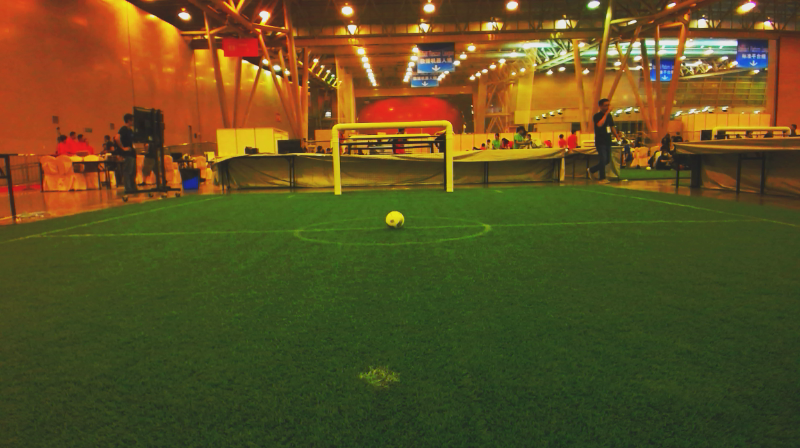
//> input picture data/0001-rgb.png, 800 x 448 px
$ ./intersection ../data/0001-rgb.png   (built with g++ and OpenCV 4)
//> lines starting //> are read from the running program, lines starting //| are printed output that depends on the picture; after the words box and inside, x2 and y2 are one past the last pixel; in counts of white or black regions, pixels touching at a corner belong together
### src/pattern_matching.h
#include <iostream>
#include <cstdlib>
#include <list>

#include <opencv2/opencv.hpp>
#include "opencv2/highgui/highgui.hpp"
#include "opencv2/imgproc/imgproc.hpp"

void matchingMethod( int,cv::Mat img ,cv::Mat srcImg);

int compareMaxs(cv::Vec4f m1, cv::Vec4f m2);

### src/pattern_matching.cpp
#include "pattern_matching.h"

using namespace cv;
using namespace std;

#define TEMPLATE_NB 8

void matchingMethod( int,Mat img ,Mat srcImg)
{

  vector<Mat> results;

  int match_method = 3; // Method: \n 0: SQDIFF \n 1: SQDIFF NORMED \n 2: TM CCORR \n 3: TM CCORR NORMED \n 4: TM COEFF \n 5: TM COEFF NORMED

  Mat img_display,templ;

  for(int i=1; i<TEMPLATE_NB+1; i++){
    for(int j=0; j<3;j++){

      Mat result;
      img.copyTo( img_display );
      string patternName;
      if(j==0)
	patternName = string("../data/Patterns/l") + to_string(i) + ".png";
      else if(j==1)
	patternName = string("../data/Patterns/x") + to_string(i) + ".png";
      else
	patternName = string("../data/Patterns/t") + to_string(i) + ".png";

      templ = imread(patternName,0);
      /// Create the result matrix
      int result_cols =  img.cols - templ.cols + 1;
      int result_rows = img.rows - templ.rows + 1;

      result.create( result_rows, result_cols, 0 );

      /// Do the Matching and Normalize

      matchTemplate( img, templ, result, match_method );

      results.push_back(result);
    }
  }

  Mat result = results[0].clone();
  Mat resultMult = results[0].clone();
  Mat featureLoc(result.rows, result.cols, 0, Scalar(0));

  for (int n = 1;n<results.size();n++){
    for (int i = 0; i<result.rows;i++){
      for (int j = 0;j<result.cols;j++){
	if(results[n].at<float>(i,j)>result.at<float>(i,j)){
	  result.at<float>(i,j) = results[n].at<float>(i,j);
	  featureLoc.at<uchar>(i,j) = n;
	}
	resultMult.at<float>(i,j) *= (1.0 + results[n].at<float>(i,j));
      }
    }
  }

  //imshow("seuil",result);
  //imshow("seuilMult", resultMult);

  normalize( result, result, 0, 10, NORM_MINMAX, -1, Mat() );


  vector<Vec4f> maxPoints;

  for (int i = 0; i<result.rows;i++){
    for (int j = 0;j<result.cols;j++){
      if (result.at<float>(i,j)>8.0){
	maxPoints.push_back(Vec4f(j,i,result.at<float>(i,j),featureLoc.at<uchar>(i,j)));
      }
    }
  }

  // cout << maxPoints.size() << endl; // Maybe should do a sort of maxPoints and just keep the 6 highests... or highest for each color...

  sort(maxPoints.begin(), maxPoints.end(), compareMaxs);

  /// Show found patterns - take the 2 best (if any) from each pattern
  int cntCorner=0,cntCross=0,cntT=0;
  int maxNbVals = 2;
  for (int i=0;i<maxPoints.size();i++){
    Vec4f v = maxPoints[i];
    if(((int)v[3]%3)==0 && cntCorner<maxNbVals){ // Blue == Corner
      rectangle( srcImg, Point(v[0], v[1]), Point( v[0] + templ.cols , v[1] + templ.rows ), Scalar(255,0,0), 2, 8, 0 );

      cout << v << endl;
      cntCorner++;
    }
    else if(((int)v[3]%3)==1 && cntCross<maxNbVals){ // Green == Cross
      rectangle( srcImg, Point(v[0], v[1]), Point( v[0] + templ.cols , v[1] + templ.rows ), Scalar(0,255,0), 2, 8, 0 );
      cout << v << endl;
      cntCross++;
    }
    else if(((int)v[3]%3)==2 && cntT<maxNbVals){// Red == T
      rectangle( srcImg, Point(v[0], v[1]), Point( v[0] + templ.cols , v[1] + templ.rows ), Scalar(0,0,255), 2, 8, 0 );
      cntT++;
      cout << v << endl;
    }
  }

  imshow( "pattern detection", srcImg );

  return;
}

int compareMaxs(Vec4f m1, Vec4f m2){
  return (m1[2]>m2[2]);
}

### src/intersection.cpp
#include <iostream>
#include <cstdlib>
#include <list>
#include <time.h>

#include <opencv2/opencv.hpp>
#include "opencv2/highgui/highgui.hpp"
#include "opencv2/imgproc/imgproc.hpp"

#include "pattern_matching.h"

using namespace cv;
using namespace std;

#define iLowHGREEN 22//limit = 24
#define iHighHGREEN 60//limit = 59

#define iLowSGREEN 50//limit = 50
#define iHighSGREEN 215//limit = 215

#define iLowVGREEN 40//limit = 40
#define iHighVGREEN 175//limit = 175


#define iLowBWHITE 35//limit = 24
#define iHighBWHITE 255//limit = 59

#define iLowGWHITE 113//limit = 50
#define iHighGWHITE 255//limit = 215

#define iLowRWHITE 84//limit = 40
#define iHighRWHITE 255//limit = 175

// list of images used for tests
vector<String> imageNames;

void findIntersections(string imsname);


/********** initialize the list of all image within the folder in parameter ************/
void initProg(String folder){


    glob(folder, imageNames);

    for(size_t i = 0; i < imageNames.size(); ++i)
    {
        findIntersections(imageNames[i]);
//> in findIntersections, img is the input picture: 448 rows x 800 cols, CV_8UC3; mean B, G, R 33.8, 79.9, 92.6
    }
}


/********** Compute a mask of the football field (green) ************/
void pitch_mask(const Mat& source_img, Mat& mask){

  int cols = source_img.cols;
//> cols = 800
  int rows = source_img.rows;
//> rows = 448
  Mat hsv_img;

  cvtColor(source_img, hsv_img, COLOR_BGR2HSV);
//> hsv_img: 448 rows x 800 cols, CV_8UC3; mean H, S, V 32.6, 161.5, 105.2

   inRange(hsv_img, Scalar(iLowHGREEN, iLowSGREEN, iLowVGREEN), Scalar(iHighHGREEN, iHighSGREEN, iHighVGREEN), mask);
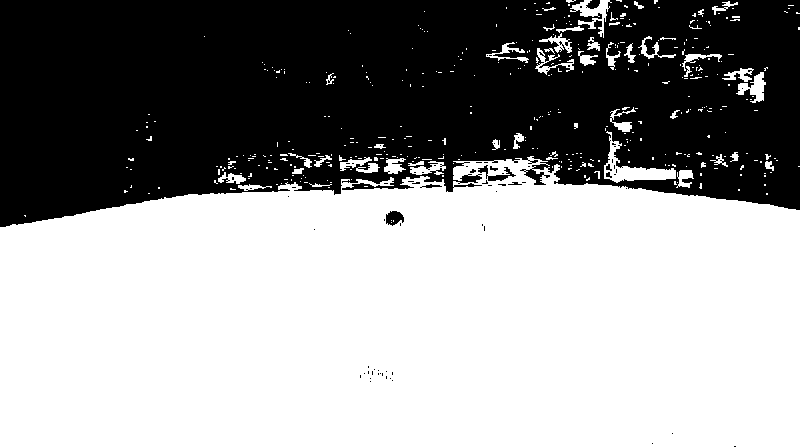
//> mask: 448 rows x 800 cols, CV_8UC1; 59.1% white; 74 black regions (65 under 20 px), largest, box (x1, y1, x2, y2) and area: (0, 0, 800, 227) 145806, (478, 165, 516, 181) 198, (386, 211, 404, 226) 189

  medianBlur(mask,mask,23);

  erode(mask,mask , getStructuringElement(MORPH_ELLIPSE, Size(10,10))); //might be useful...
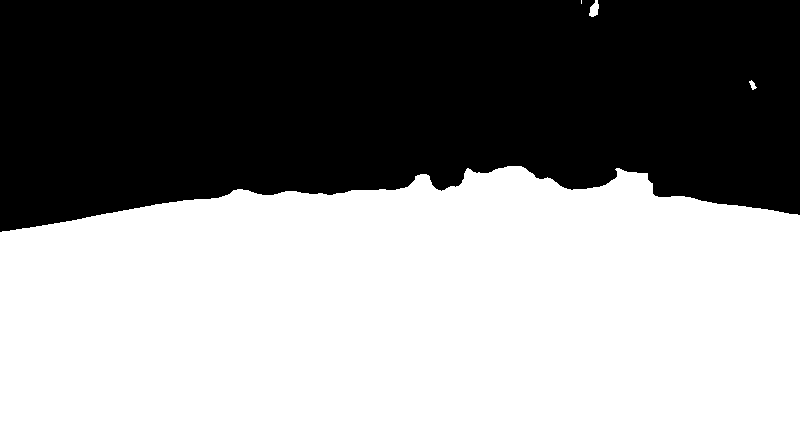
//> mask: 448 rows x 800 cols, CV_8UC1; 56.3% white; 1 black region, box (x1, y1, x2, y2) and area: (0, 0, 800, 232) 156491

  imshow("tmpmask",mask);
}


/********** find the intersections for a given input image ************/
void findIntersections(string imsname){


  Mat img = imread(imsname,1);

      if(img.empty()){
	cerr << "can not open " << imsname << endl;
      }

      Mat img_gray;
      Mat mask;
      int cols = img.cols;
      int rows = img.rows;
      //imshow("source",img);
      // compute the mask
      pitch_mask(img, mask);

      //inRange(img, Scalar(iLowBWHITE, iLowGWHITE, iLowRWHITE), Scalar(iHighBWHITE, iHighGWHITE, iHighRWHITE), img_gray);

      cvtColor( img, img_gray, CV_BGR2GRAY );
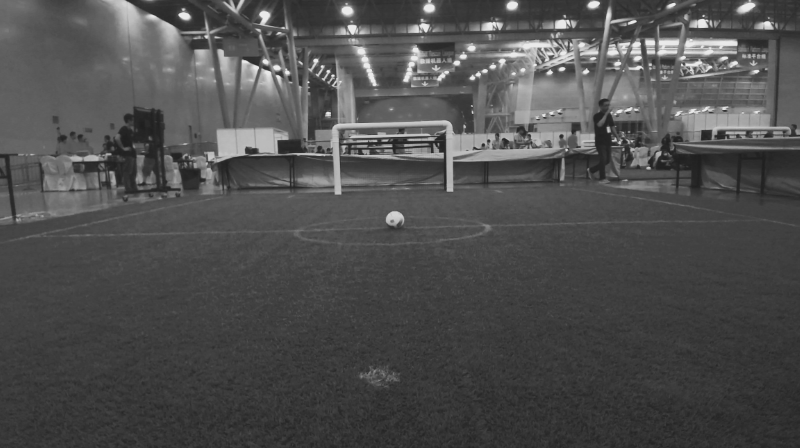
//> img_gray: 448 rows x 800 cols, CV_8UC1; min 31, max 234, mean 78.5
      // Apply the mask to the image
       for (int i = 0; i<rows; i++){
	for(int j = 0; j<cols; j++){
	  img_gray.at<uchar>(i,j) = (mask.at<uchar>(i,j)==255 ) ?  img_gray.at<uchar>(i,j) : 0;
	  float mean = 0;
	  float cnt = 0;
	  //find local maxs
	  for(int k = -6;k<7;k++)
	    {
	      for(int l = -6;l<7;l++)
		{
		  int a = (i+k);
		  int b = (j+l);
		  if( (a >= 0) && (b >= 0) && (a < rows) && (b < cols) )
		    {
		      mean += (float)img_gray.at<uchar>(a,b);
		      cnt++;
		    }
		}
	    }
	  mean = mean/cnt;

	  //binarization
	  if(mask.at<uchar>(i,j)==255 && img_gray.at<uchar>(i,j)>mean+60 ){
	    img_gray.at<uchar>(i,j) = 255;
	  }
	  else{
	     img_gray.at<uchar>(i,j) = 0;
	     }
	}
	}
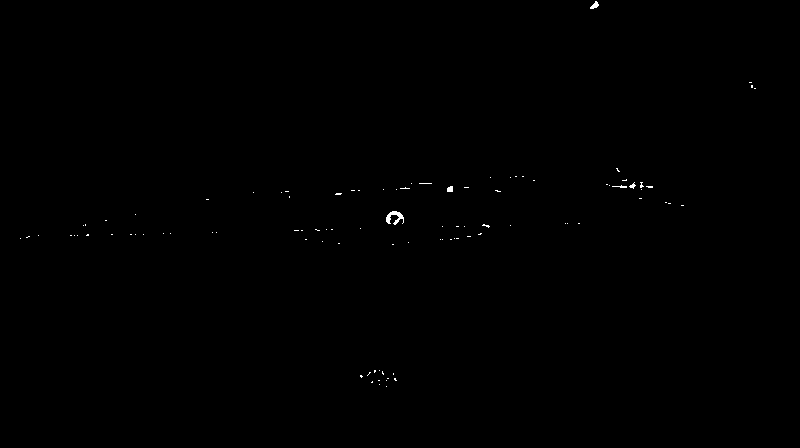
//> img_gray: 448 rows x 800 cols, CV_8UC1; 0.14% white in thin lines or dots, all inside (x1, y1, x2, y2) = (20, 1, 756, 387)

      imshow("source+mask", img_gray);


      /*Detect the contours and apply Probabilistic Hough Transform to it*/

      Mat edges;

      Canny( img_gray, edges, 50, 200, 3 );
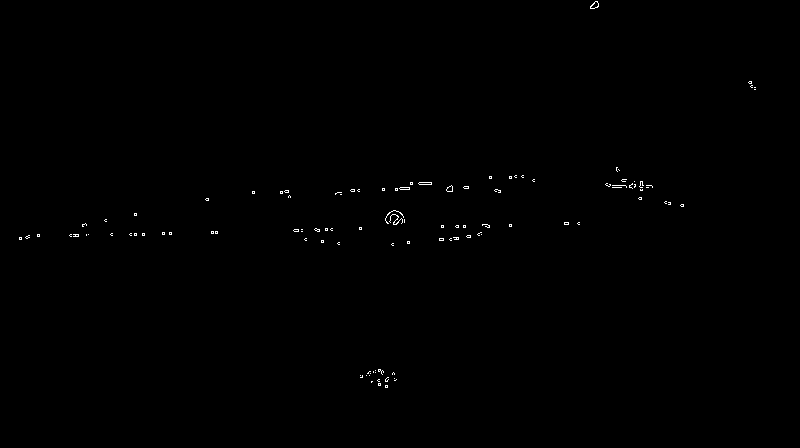
//> edges: 448 rows x 800 cols, CV_8UC1; 0.24% white in thin lines or dots, all inside (x1, y1, x2, y2) = (19, 1, 756, 388)


      vector<Vec4i> p_lines;

      Mat houghLines(rows, cols, 0, Scalar(0));

      /// Use Probabilistic Hough Transform
      HoughLinesP( edges, p_lines, 1, CV_PI/180, 30, 30, 30 );
//> p_lines = 8 lines (x1, y1, x2, y2): [294, 229, 361, 228], [28, 235, 171, 232], [350, 190, 409, 189], [111, 235, 171, 234], [605, 184, 651, 185], [620, 187, 652, 187], [335, 193, 409, 187], [319, 230, 361, 229]

      /// Draw the segments
      for( size_t i = 0; i < p_lines.size(); i++ )
	{
	  Vec4i l = p_lines[i];
	  line( houghLines, Point(l[0], l[1]), Point(l[2], l[3]), Scalar(255,255,255), 5, CV_AA);
	}
//> this loop made 8 passes

      imshow( "lignes detectees", houghLines );

      //Call the matching method, to try to match patterns with detected lines
      vector<Vec4f> matchingPoints;
      matchingMethod(0,houghLines,img);
//> l1.png cannot be read in this run, so this picture is empty
//> in matchingMethod, `int result_cols =  img.cols - templ.cols + 1;`: result_cols = 801
//> in matchingMethod, `int result_rows = img.rows - templ.rows + 1;`: result_rows = 449

      //imwrite("houghLines164.png", houghLines);

      waitKey();

}

void usage(const char *s){

  cerr << "Usage: " << s << "imsname" << endl;
  exit(EXIT_FAILURE);

}

#define param 1
int main( int argc, char** argv){

  if(argc != param+1)
    usage(argv[0]);
  else
//> (the run ends here: the program stops with an error, at `matchTemplate( img, templ, result, match_method );`)

$ run again, on data/074-rgb.png
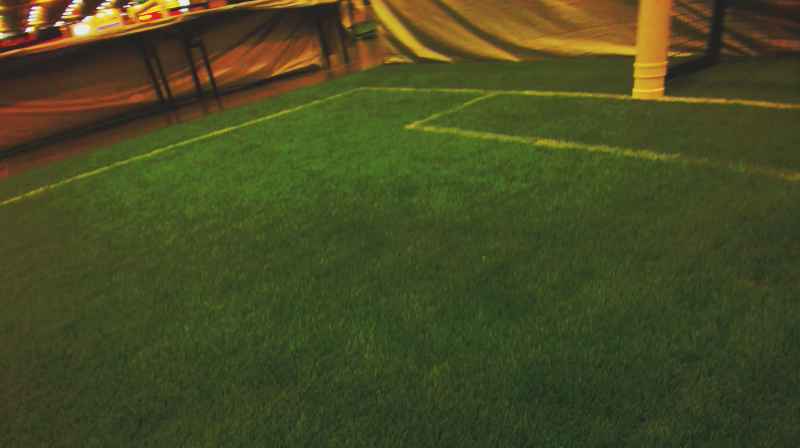
//> input picture data/074-rgb.png, 800 x 448 px
//> in findIntersections, img is the input picture: 448 rows x 800 cols, CV_8UC3; mean B, G, R 34.6, 74.5, 69.8
//> hsv_img: 448 rows x 800 cols, CV_8UC3; mean H, S, V 35.6, 137.7, 81.1
//> in pitch_mask, `inRange(hsv_img, Scalar(iLowHGREEN, iLowSGREEN, iLowVGREEN), Scalar(iH..`:
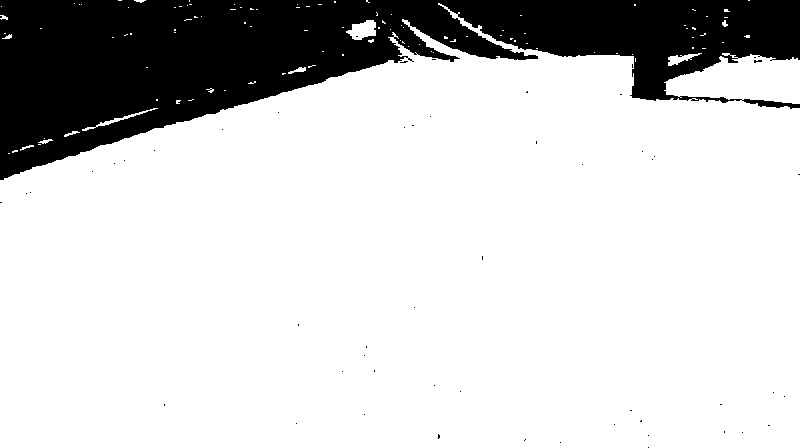
//> mask: 448 rows x 800 cols, CV_8UC1; 80.5% white; 54 black regions (53 under 20 px), largest, box (x1, y1, x2, y2) and area: (0, 0, 800, 180) 69919
//> edges: 448 rows x 800 cols, CV_8UC1; 0.44% white in thin lines or dots
//> p_lines = 15 lines (x1, y1, x2, y2), first 8: [360, 87, 634, 97], [3, 202, 338, 93], [30, 191, 235, 125], [401, 87, 625, 95], [665, 99, 781, 103], [411, 123, 651, 157], [407, 124, 653, 158], [669, 96, 761, 101]
//> the loop in findIntersections, `for( size_t i = 0; i < p_lines.size(); i++ )` made 15 passes
//> after the loop in findIntersections, `for( size_t i = 0; i < p_lines.size(); i++ )`:
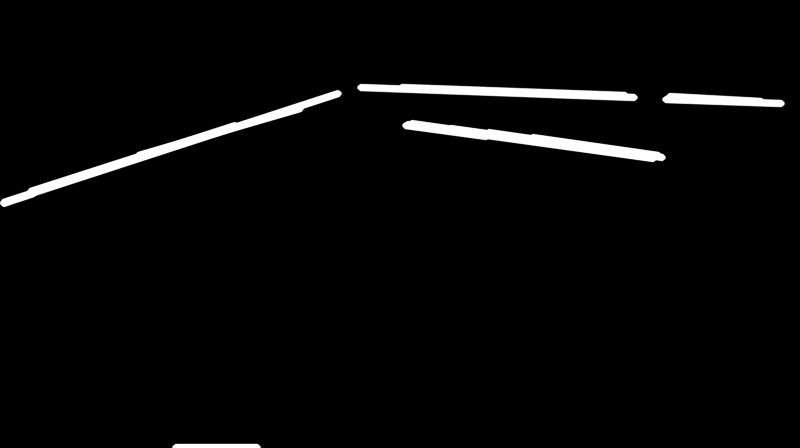
//> houghLines: 448 rows x 800 cols, CV_8UC1; min 0, max 255, mean 7
//> result_cols = 801
//> result_rows = 449

$ run again, on data/083-rgb.png
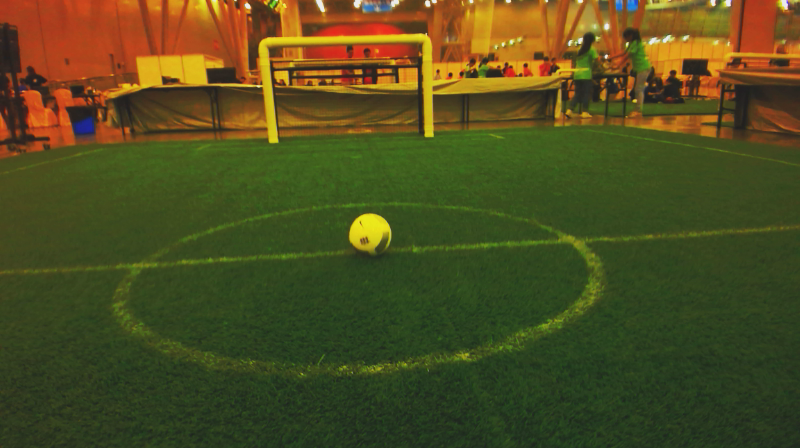
//> input picture data/083-rgb.png, 800 x 448 px
//> in findIntersections, img is the input picture: 448 rows x 800 cols, CV_8UC3; mean B, G, R 31.2, 76.5, 79.1
//> hsv_img: 448 rows x 800 cols, CV_8UC3; mean H, S, V 36.7, 154.9, 93.1
//> in pitch_mask, `inRange(hsv_img, Scalar(iLowHGREEN, iLowSGREEN, iLowVGREEN), Scalar(iH..`:
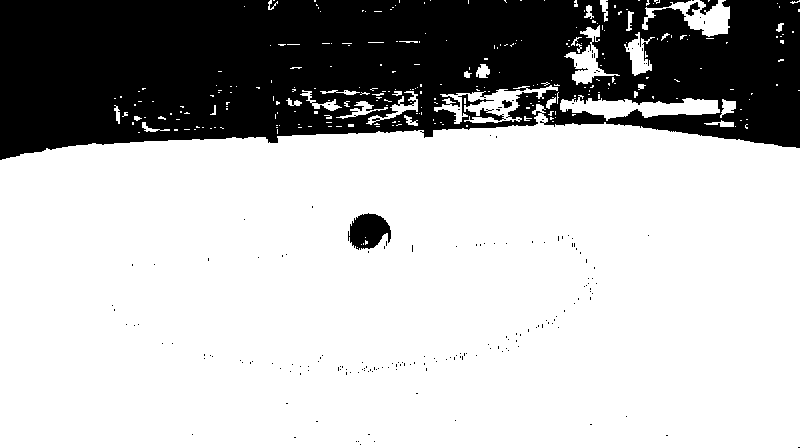
//> mask: 448 rows x 800 cols, CV_8UC1; 72.2% white; 183 black regions (178 under 20 px), largest, box (x1, y1, x2, y2) and area: (0, 0, 800, 160) 98002, (348, 213, 391, 250) 1093, (700, 0, 718, 15) 137, (686, 2, 700, 16) 88, (502, 100, 512, 108) 54
//> edges: 448 rows x 800 cols, CV_8UC1; 0.34% white in thin lines or dots, all inside (x1, y1, x2, y2) = (24, 7, 783, 375)
//> p_lines = 10 lines (x1, y1, x2, y2), first 8: [182, 260, 295, 254], [117, 265, 296, 255], [182, 262, 296, 256], [751, 229, 782, 227], [545, 242, 660, 236], [645, 235, 780, 228], [413, 249, 574, 238], [24, 271, 56, 269]
//> the loop in findIntersections, `for( size_t i = 0; i < p_lines.size(); i++ )` made 10 passes
//> after the loop in findIntersections, `for( size_t i = 0; i < p_lines.size(); i++ )`:
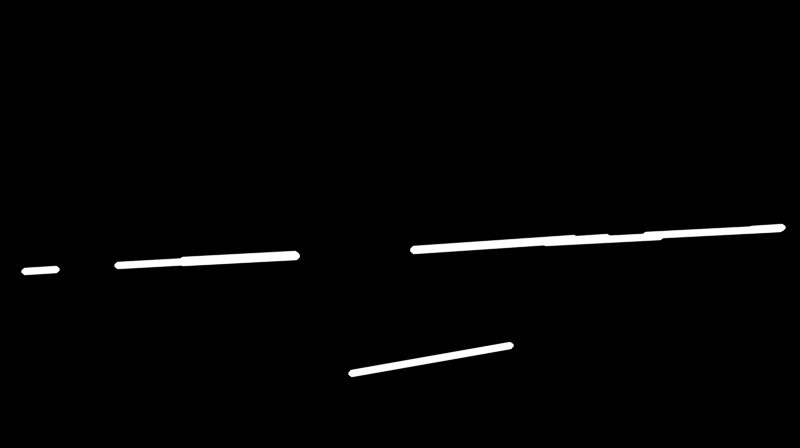
//> houghLines: 448 rows x 800 cols, CV_8UC1; min 0, max 255, mean 4.4
//> result_cols = 801
//> result_rows = 449

$ run again, on data/094-rgb.png
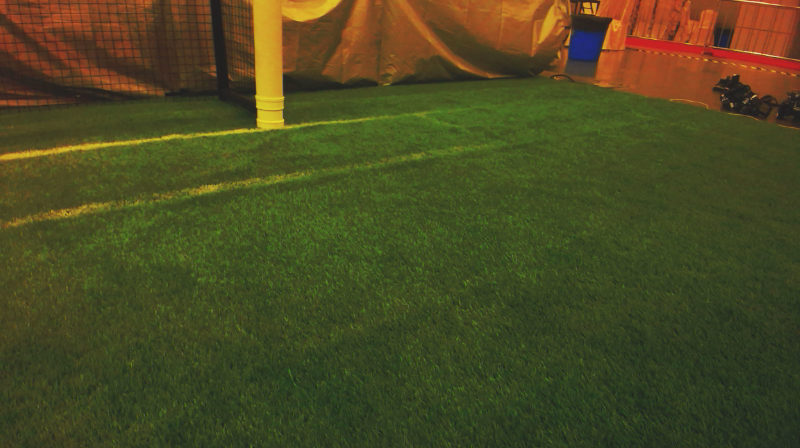
//> input picture data/094-rgb.png, 800 x 448 px
//> in findIntersections, img is the input picture: 448 rows x 800 cols, CV_8UC3; mean B, G, R 34.2, 73.5, 74.6
//> hsv_img: 448 rows x 800 cols, CV_8UC3; mean H, S, V 34.5, 142.3, 84.7
//> in pitch_mask, `inRange(hsv_img, Scalar(iLowHGREEN, iLowSGREEN, iLowVGREEN), Scalar(iH..`:
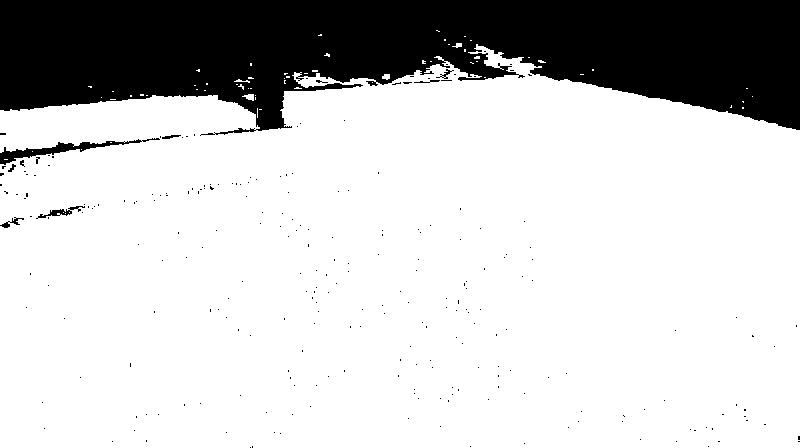
//> mask: 448 rows x 800 cols, CV_8UC1; 78.6% white; 255 black regions (247 under 20 px), largest, box (x1, y1, x2, y2) and area: (0, 0, 800, 136) 75047, (0, 138, 160, 165) 903, (36, 206, 85, 219) 175
//> edges: 448 rows x 800 cols, CV_8UC1; 0.73% white in thin lines or dots, all inside (x1, y1, x2, y2) = (9, 108, 606, 448)
//> p_lines = 17 lines (x1, y1, x2, y2), first 8: [21, 152, 251, 128], [18, 154, 199, 135], [114, 205, 486, 146], [19, 155, 146, 141], [27, 217, 127, 201], [35, 214, 323, 168], [329, 123, 459, 110], [57, 147, 241, 128]
//> the loop in findIntersections, `for( size_t i = 0; i < p_lines.size(); i++ )` made 17 passes
//> after the loop in findIntersections, `for( size_t i = 0; i < p_lines.size(); i++ )`:
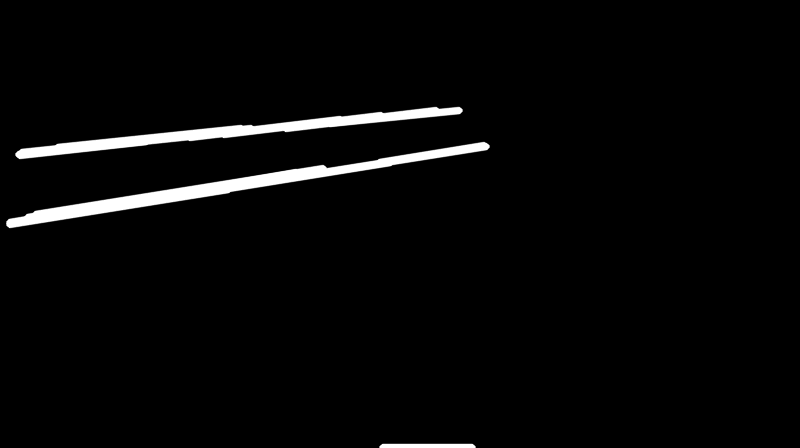
//> houghLines: 448 rows x 800 cols, CV_8UC1; min 0, max 255, mean 7.3
//> result_cols = 801
//> result_rows = 449
